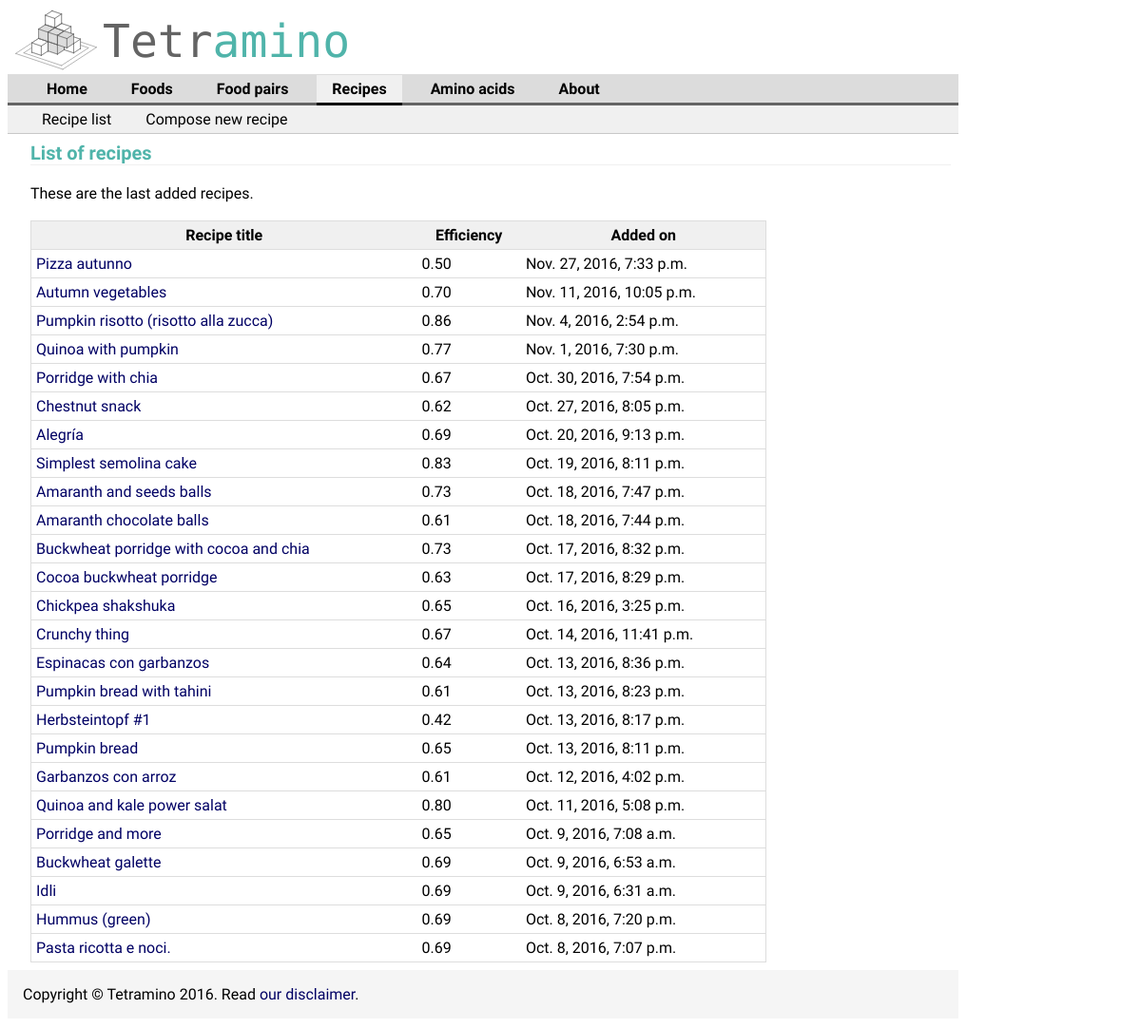
Page /recipeTable/ on the committed database.
### aminoApp/models.py (models this page shows, shortened)
class Recipe(models.Model):
    title = models.CharField(max_length=255)
    description = models.TextField(null=True, blank=True)
    category = models.CharField(max_length=20, null=True, blank=True) # or a choice
    link = models.CharField(max_length=80, null=True, blank=True)
    date_added = models.DateTimeField('date added', null=True, blank=True,auto_now_add=True)
    efficiency = models.FloatField(null=True)

### aminoApp/views.py (the view)
# urls.py: url(r'^recipeTable/', views.showRecipeTable, name='recipeTable'),
def showRecipeTable(request):
    recipeList= Recipe.objects.order_by('-date_added')[:25]
    context = {'recipeList': recipeList}
    return render(request, 'aminoApp/recipeTable.html', context)

### aminoApp/templates/aminoApp/recipeTable.html (shortened to what this page needs)
{% extends "aminoApp/baseRecipe.html" %}
{% block content %}
<h1>List of recipes</h1>
These are the last added recipes.
    {% if recipeList %}
        <table>
            <tr>
                <th>Recipe title</th>
                <th>Efficiency</th>
                <th>Added on</th>
            </tr>
        {% for recipe in recipeList %}
            <tr>
                <td><a href="/showRecipe/{{ recipe.pk }}/">{{ recipe.title }}</a> </td>
                <td>{{ recipe.efficiency | floatformat:2 }} </td>
                <td>{{ recipe.date_added}} </td>
            </tr>
        {% endfor %}
        </table>
    {% else %}
        <p>No recipe is available.</p>
    {% endif %}
{% endblock %}

### aminoApp/static/aminoApp/yellowBungeeStyle.css (style rules this page uses)
body { font-family: "Raleway", serif; }
th, td { border-bottom: 1px solid #ddd; padding: 5px; }
th { background-color: rgb(240,240,240); }
table { border-collapse: collapse; border: 1px solid #ddd; width: 80%; }
a:link { text-decoration: none; color: rgb(0,0,100); }
h1 { margin-bottom: 1em; margin-top: 0; margin-left: 0em; font-family: 'Raleway', serif; font-size: 20px; text-align: left; color: rgb(80,180,170); border-bottom: solid 1px rgb(240,240,240); }

### rows in the picture
Recipe: title "Pizza autunno", efficiency "0.50", date_added "Nov. 27, 2016, 7:33 p.m."
Recipe: title "Autumn vegetables", efficiency "0.70", date_added "Nov. 11, 2016, 10:05 p.m."
Recipe: title "Pumpkin risotto (risotto alla zucca)", efficiency "0.86", date_added "Nov. 4, 2016, 2:54 p.m."
Recipe: title "Quinoa with pumpkin", efficiency "0.77", date_added "Nov. 1, 2016, 7:30 p.m."
Recipe: title "Porridge with chia", efficiency "0.67", date_added "Oct. 30, 2016, 7:54 p.m."
Recipe: title "Chestnut snack", efficiency "0.62", date_added "Oct. 27, 2016, 8:05 p.m."
Recipe: title "Alegría", efficiency "0.69", date_added "Oct. 20, 2016, 9:13 p.m."
Recipe: title "Simplest semolina cake", efficiency "0.83", date_added "Oct. 19, 2016, 8:11 p.m."
Recipe: title "Amaranth and seeds balls", efficiency "0.73", date_added "Oct. 18, 2016, 7:47 p.m."
Recipe: title "Amaranth chocolate balls", efficiency "0.61", date_added "Oct. 18, 2016, 7:44 p.m."
Recipe: title "Buckwheat porridge with cocoa and chia", efficiency "0.73", date_added "Oct. 17, 2016, 8:32 p.m."
Recipe: title "Cocoa buckwheat porridge", efficiency "0.63", date_added "Oct. 17, 2016, 8:29 p.m."
Recipe: title "Chickpea shakshuka", efficiency "0.65", date_added "Oct. 16, 2016, 3:25 p.m."
Recipe: title "Crunchy thing", efficiency "0.67", date_added "Oct. 14, 2016, 11:41 p.m."
Recipe: title "Espinacas con garbanzos", efficiency "0.64", date_added "Oct. 13, 2016, 8:36 p.m."
Recipe: title "Pumpkin bread with tahini", efficiency "0.61", date_added "Oct. 13, 2016, 8:23 p.m."
Recipe: title "Herbsteintopf #1", efficiency "0.42", date_added "Oct. 13, 2016, 8:17 p.m."
Recipe: title "Pumpkin bread", efficiency "0.65", date_added "Oct. 13, 2016, 8:11 p.m."
Recipe: title "Garbanzos con arroz", efficiency "0.61", date_added "Oct. 12, 2016, 4:02 p.m."
Recipe: title "Quinoa and kale power salat", efficiency "0.80", date_added "Oct. 11, 2016, 5:08 p.m."
Recipe: title "Porridge and more", efficiency "0.65", date_added "Oct. 9, 2016, 7:08 a.m."
Recipe: title "Buckwheat galette", efficiency "0.69", date_added "Oct. 9, 2016, 6:53 a.m."
Recipe: title "Idli", efficiency "0.69", date_added "Oct. 9, 2016, 6:31 a.m."
Recipe: title "Hummus (green)", efficiency "0.69", date_added "Oct. 8, 2016, 7:20 p.m."
Recipe: title "Pasta ricotta e noci.", efficiency "0.69", date_added "Oct. 8, 2016, 7:07 p.m."
